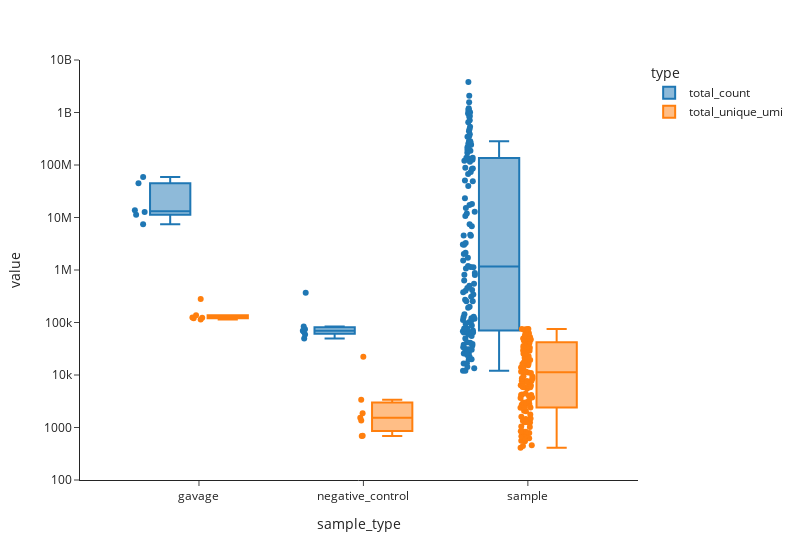

The notebook cell saved with this chart:
### Code cell
df_gavage_stack = df_gavageonly.stack().reset_index()
df_gavage_stack.columns = ['umi_seq', 'sample', 'counts']
df_gavage_stack = df_gavage_stack.loc[df_gavage_stack['counts']>0].copy()
df_gavage_stack['sample_type'] = df_gavage_stack['sample'].apply(
                                                        lambda x: 'gavage' if 'Gavage' in x 
                                                        else ('negative_control' if ('WATER' in x or 'NTC' in x) 
                                                        else 'sample')
                                                    )
df_gavage_stack['strain'] = df_gavage_stack['umi_seq'].apply(lambda x: str(x).split('-')[0])
df_gavage_stack

df_gavage_gpd = df_gavage_stack.groupby(['sample_type', 'sample']).agg(**{'total_count': ('counts', 'sum'),
                                                                        'total_unique_umi': ('umi_seq', 'nunique')})
df_gavage_gpd = df_gavage_gpd.reset_index()
df_gavage_gpd = df_gavage_gpd.set_index(['sample_type', 'sample']).stack()

df_gavage_gpd = df_gavage_gpd.reset_index()
df_gavage_gpd = df_gavage_gpd.rename(columns = {'level_2':'type', 0:'value'})
df_gavage_gpd

fig = px.box(df_gavage_gpd,
             x = 'sample_type',
             y = 'value',
             color = 'type',
             hover_data = ['sample'],
             template = 'simple_white',
             points = 'all',
             log_y = True,
             width = 800
             )
fig.update_yaxes(range = [2, 10])
fig.show()

### Figure 1 — Plotly figure (JSON) as saved in the notebook; plotly's stock layout.template omitted (floating-point values rounded to 4 significant figures; data arrays with more than 128 entries replaced by an {"elided": "..."} marker saying what was removed)
{"data": [{"alignmentgroup": "True", "boxpoints": "all", "customdata": {"elided": "143x1 str values"}, "hovertemplate": "type=total_count<br>sample_type=%{x}<br>value=%{y}<br>sample=%{customdata[0]}<extra></extra>", "legendgroup": "total_count", "marker": {"color": "#1F77B4"}, "name": "total_count", "notched": false, "offsetgroup": "total_count", "orientation": "v", "showlegend": true, "type": "box", "x": {"elided": "143 str values"}, "x0": " ", "xaxis": "x", "y": {"elided": "143 float values"}, "y0": " ", "yaxis": "y"}, {"alignmentgroup": "True", "boxpoints": "all", "customdata": {"elided": "143x1 str values"}, "hovertemplate": "type=total_unique_umi<br>sample_type=%{x}<br>value=%{y}<br>sample=%{customdata[0]}<extra></extra>", "legendgroup": "total_unique_umi", "marker": {"color": "#FF7F0E"}, "name": "total_unique_umi", "notched": false, "offsetgroup": "total_unique_umi", "orientation": "v", "showlegend": true, "type": "box", "x": {"elided": "143 str values"}, "x0": " ", "xaxis": "x", "y": {"elided": "143 float values"}, "y0": " ", "yaxis": "y"}], "layout": {"boxmode": "group", "legend": {"title": {"text": "type"}, "tracegroupgap": 0}, "margin": {"t": 60}, "width": 800, "xaxis": {"anchor": "y", "domain": [0, 1], "title": {"text": "sample_type"}}, "yaxis": {"anchor": "x", "domain": [0, 1], "range": [2, 10], "title": {"text": "value"}, "type": "log"}}}
